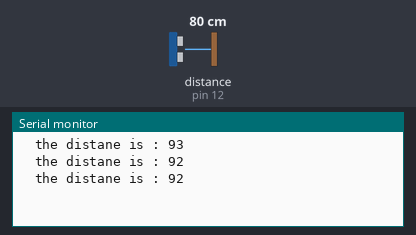
This sketch was run on a simulated Arduino Uno, built with avr-gcc and run on an emulated ATmega328P. Parts: the last lines printed to the serial monitor. Wiring (inferred from the names in the program): ultrasonic range finder: trigger pin 13; echo pin 12. Inputs (shaded band) come from the test bench; at power-on: distance to the obstacle (sensor on pin 12) 80 cm. The echo pulse lasts 58.3 µs per cm.

Above: at 1.5 s.
1.6 s: distance to the obstacle (sensor on pin 12) set to 2 cm
At 2.7 s:
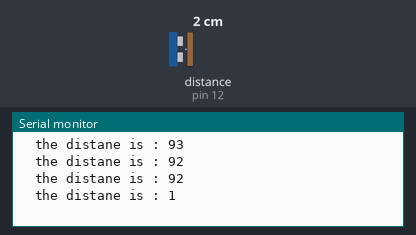
3.1 s: distance to the obstacle (sensor on pin 12) set to 4 cm
At 4.1 s:
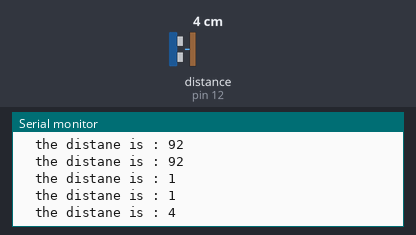
Timing chart, 0 to 6.1 s (numbered marks = the images above; inputs shaded):
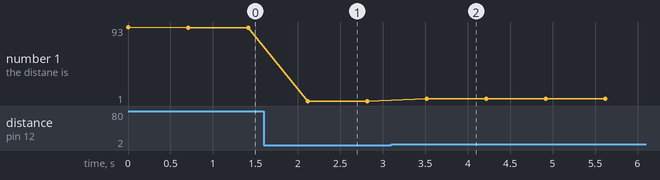

Measured:
- after the input at 1.6 s, the serial monitor: prints a new line after 0.52 s (image 1)
- after the input at 3.1 s, the serial monitor: prints a new line after 0.42 s (image 2)
- plotted number 1: 92 → 1 after the input at 1.6 s, 1 → 4 after the input at 3.1 s

The sketch:

ulrassonic_position.ino
```cpp
int trigPin=13;

int echoPin=12;

 long duration ,distance;


void setup(){

  Serial.begin (9600);

    pinMode(trigPin,OUTPUT);
    pinMode(echoPin,INPUT);

}

void loop (){

     digitalWrite(trigPin,HIGH);
     delayMicroseconds(10);
     digitalWrite(trigPin,LOW);


  duration =  pulseIn (echoPin ,HIGH)  ;

  distance = duration/50 ;

  //Serial.print("  the time is : ");
  //Serial.print(duration);

  Serial.print("  the distane is : ");
  Serial.print(distance);

  Serial.print("\n");

  delay(700);


}
```
